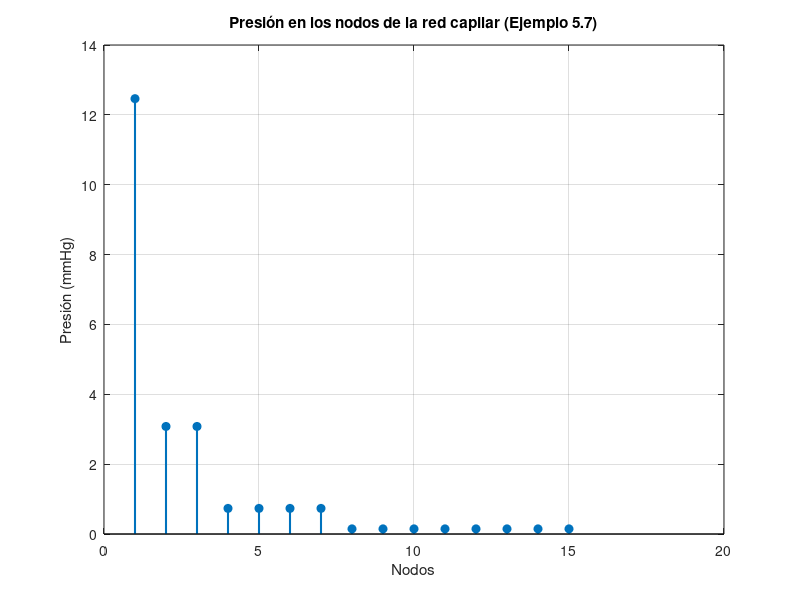

MATLAB code for this plot:
% Ejemplo 5.7: Solución con Factorización de Cholesky
clc;
clear;

% Matriz A (del Problema 5.4)
A = [
    -1/4, 1/10, 1/10, 0, 0, 0, 0, 0, 0, 0, 0, 0, 0, 0, 0;
     1/10, -1/2, 0, 1/5, 1/5, 0, 0, 0, 0, 0, 0, 0, 0, 0, 0;
     1/10, 0, -1/2, 0, 0, 1/5, 1/5, 0, 0, 0, 0, 0, 0, 0, 0;
     0, 1/5, 0, -1, 0, 0, 0, 0.4, 0.4, 0, 0, 0, 0, 0, 0;
     0, 1/5, 0, 0, -1, 0, 0, 0, 0, 0.4, 0.4, 0, 0, 0, 0;
     0, 0, 1/5, 0, 0, -1, 0, 0, 0, 0, 0, 0.4, 0.4, 0, 0;
     0, 0, 1/5, 0, 0, 0, -1, 0, 0, 0, 0, 0, 0, 0.4, 0.4;
     0, 0, 0, 0.4, 0, 0, 0, -2, 0, 0, 0, 0, 0, 0, 0;
     0, 0, 0, 0.4, 0, 0, 0, 0, -2, 0, 0, 0, 0, 0, 0;
     0, 0, 0, 0, 0.4, 0, 0, 0, 0, -2, 0, 0, 0, 0, 0;
     0, 0, 0, 0, 0.4, 0, 0, 0, 0, 0, -2, 0, 0, 0, 0;
     0, 0, 0, 0, 0, 0.4, 0, 0, 0, 0, 0, -2, 0, 0, 0;
     0, 0, 0, 0, 0, 0.4, 0, 0, 0, 0, 0, 0, -2, 0, 0;
     0, 0, 0, 0, 0, 0, 0.4, 0, 0, 0, 0, 0, 0, -2, 0;
     0, 0, 0, 0, 0, 0, 0.4, 0, 0, 0, 0, 0, 0, 0, -2
];

% Vector b
b = [-5/2; 0; 0; 0; 0; 0; 0; 0; 0; 0; 0; 0; 0; 0; 0];

% Verificar si la matriz es definida positiva
if all(eig(-A) > 0)
    disp('La matriz es definida positiva, se procede con la factorización.');
else
    error('La matriz no es definida positiva. La factorización de Cholesky no es posible.');
end

% Dimensiones de la matriz
n = size(A, 1);

% Aplicación del algoritmo del metodo cholesky
for j = 1:n
    % Calcular el elemento diagonal
    for k = 1:j-1
        A(j, j) = A(j, j) - A(j, k)^2;
    end
    A(j, j) = sqrt(A(j, j));
    
    % Calcular los elementos fuera de la diagonal
    for i = j+1:n
        for k = 1:j-1
            A(i, j) = A(i, j) - A(i, k) * A(j, k);
        end
        A(i, j) = A(i, j) / A(j, j);
    end
end

% L contiene la matriz triangular inferior
L = tril(A);

% Mostrar la matriz L
disp('Matriz L obtenida:');
disp(L);

% Verificar si A = L * L'
disp('Verificación de la factorización:');
disp(L * L');

% Resolución del sistema
y = L\b; % Resolución de Ly = b
p = L'\y;  % Resolución de L'p = y

% Resultados: Presiones en los nodos
fprintf('Presiones en los nodos:\n');
disp(-p.');

% Cálculo de los flujos (Qm) usando las relaciones dadas
Q1 = 1.88;         % Flujo principal
Q2_3 = 0.94;       % Flujos secundarios
Q4_7 = 0.47;       % Flujos terciarios
Q8_15 = 0.23;      % Flujos cuaternarios
Q16_31 = 0.12;     % Flujos finales

% Mostrar resultados de flujos
fprintf('\nFlujos en los capilares:\n');
fprintf('Q1 = %.2f\n', Q1);
fprintf('Q2,3 = %.2f\n', Q2_3);
fprintf('Q4,...,7 = %.2f\n', Q4_7);
fprintf('Q8,...,15 = %.2f\n', Q8_15);
fprintf('Q16,...,31 = %.2f\n', Q16_31);

% Gráfica de presiones
figure;
stem(-p, 'filled', 'LineWidth', 1.5);
title('Presión en los nodos de la red capilar (Ejemplo 5.7)');
xlabel('Nodos');
ylabel('Presión (mmHg)');
grid on;
